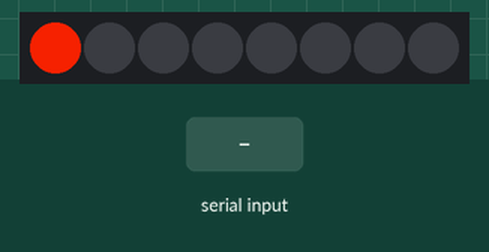
Simulated run of this sketch. Board: Raspberry Pi Pico. On the bench: 8 RGB LEDs in strip order, left to right. Inputs (shaded band) come from the test bench.

Above: at 1.25 s.
1.3 s: "1" received over Serial
At 1.7 s:
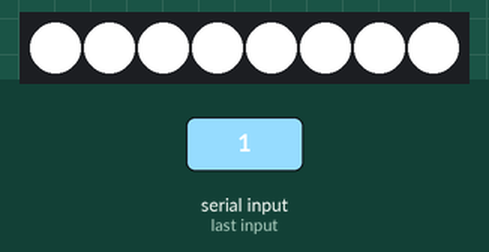
4.3 s: "d" received over Serial
At 4.51 s:
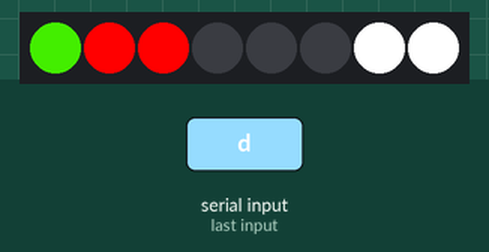
6.7 s: "0" received over Serial
At 7.1 s:
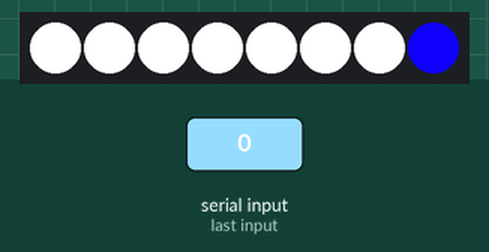
9.7 s: "c" received over Serial
At 10.09 s:
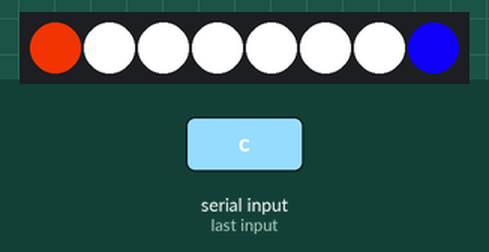
Timing chart, 0 to 34.4 s (numbered marks = the images above; inputs shaded):
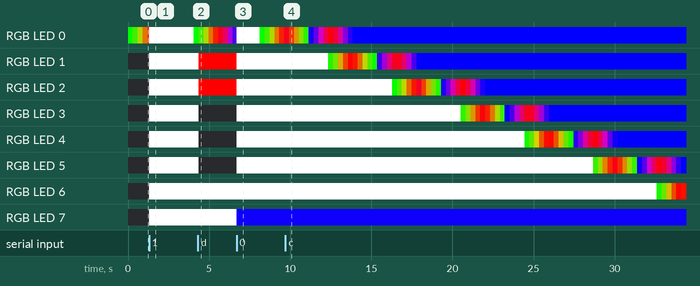

The sketch:

T1_a1.ino
```cpp
#include <Adafruit_NeoPixel.h>
#define DELAY 5       // 20ms internal delay; increase for slower fades
#ifdef __AVR__
  #include <avr/power.h>
#endif

#define PIN            6

// How many NeoPixels are attached to the Arduino?
#define NUMPIXELS      8
const int analogPin = A0;   // the pin that the potentiometer is attached to
const int ledCount = 6;    // the number of LEDs in the bar graph
int range;
int ledPins[] = {0,1,2,3,4,5,6,7};   // an array of pin numbers to which LEDs are attached
Adafruit_NeoPixel pixels = Adafruit_NeoPixel(NUMPIXELS, PIN, NEO_GRB + NEO_KHZ800);
int j;
void setup() {
  pixels.begin(); // This initializes the NeoPixel library.
    Serial.begin(9600);
}

void loop()
{
  if (Serial.available() > 0) {
    int inByte = Serial.read();
    // do something different depending on the character received.
    // The switch statement expects single number values for each case;
    // in this exmaple, though, you're using single quotes to tell
    // the controller to get the ASCII value for the character.  For
    // example 'a' = 97, 'b' = 98, and so forth:

    switch (inByte) {
      case 'a':
        loop1();
        break;
      case 'b':
        loop2();
        break;
      case 'c':
       loop3();
        break;
      case 'd':
        loop4();
        break;
      default:
        // turn all the LEDs on:
        for (j = 0; j < 8; j++) {
          pixels.setPixelColor(j, pixels.Color(255,255,255));
           pixels.show();
        }
    }
  }
  delay(1);        // delay in between reads for stability
}
```

loop1.ino
```cpp
void loop1(){
  pixels.setPixelColor(j, pixels.Color(0,0,0));
      pixels.show();
for (j=0;j<NUMPIXELS;j++){

  // fade from green to red
  for(int i=0; i<255; i++) {
     pixels.setPixelColor(j, pixels.Color(i,255-i,0));
      pixels.show();
    delay(DELAY);
  }

  // fade from red to blue
  for(int i=0; i<255; i++) {
       pixels.setPixelColor(j, pixels.Color(255-i,0,i));
        pixels.show();
    delay(DELAY);
  }

  // fade from blue to green
  for(int i=0; i<255; i++) {
     pixels.setPixelColor(j, pixels.Color(i,0,255-i));
      pixels.show();
    delay(DELAY);
  }
  pixels.setPixelColor(j, pixels.Color(0,0,0));
      pixels.show();
   }

}
```

loop2.ino
```cpp
void loop2()
{
for (j=NUMPIXELS;j>0;j--){

  // fade from green to red
  for(int i=0; i<255; i++) {
     pixels.setPixelColor(j, pixels.Color(i,255-i,0));
      pixels.show();
    delay(DELAY);
  }

  // fade from red to blue
  for(int i=0; i<255; i++) {
       pixels.setPixelColor(j, pixels.Color(255-i,0,i));
        pixels.show();
    delay(DELAY);
  }

  // fade from blue to green
  for(int i=0; i<255; i++) {
     pixels.setPixelColor(j, pixels.Color(i,0,255-i));
      pixels.show();
    delay(DELAY);
  }
 }
}
```

loop3.ino
```cpp
void loop3()
{
for (int j=0;j<NUMPIXELS;j++){

  // fade from green to red
  for(int i=255; i>0; i--) {
     pixels.setPixelColor(j, pixels.Color(i,255-i,0));
      pixels.show();
    delay(DELAY);
  }

  // fade from red to blue
  for(int i=255; i>0; i--) {
       pixels.setPixelColor(j, pixels.Color(255-i,0,i));
        pixels.show();
    delay(DELAY);
  }

  // fade from blue to green
  for(int i=255; i>0; i--) {
     pixels.setPixelColor(j, pixels.Color(i,0,255-i));
      pixels.show();
    delay(DELAY);
  }

   }
 }
```

loop4.ino
```cpp
 void loop4()
 {
  // read the potentiometer:
  int sensorReading = analogRead(analogPin);
  // map the result to a range from 0 to the number of LEDs:
  int ledLevel = map(sensorReading, 0, 1023, 0, ledCount);

  // loop over the LED array:
  for (int thisLed = 0; thisLed < ledCount; thisLed++) {
    // if the array element's index is less than ledLevel,
    // turn the pin for this element on:
    if (thisLed < ledLevel) {
      //digitalWrite(ledPins[thisLed], HIGH);
      pixels.setPixelColor(ledPins[thisLed], pixels.Color(255,0,0));
      pixels.show();
    }
    // turn off all pins higher than the ledLevel:
    else {
      //digitalWrite(ledPins[thisLed], LOW);
       pixels.setPixelColor(ledPins[thisLed], pixels.Color(0,0,0));
    }
  }
  }
```

Measured:
- after the input at 1.3 s, the LEDs: change at once (image 1)
- after the input at 4.3 s, the LEDs: change after 0.06 s (image 2)
- after the input at 6.7 s, the LEDs: change at once (image 3)
- what the display in image 1 shows lasts 2.8 s, from 1.3 s to 4.1 s
- what the display in image 3 shows lasts 1.4 s, from 6.7 s to 8.1 s
